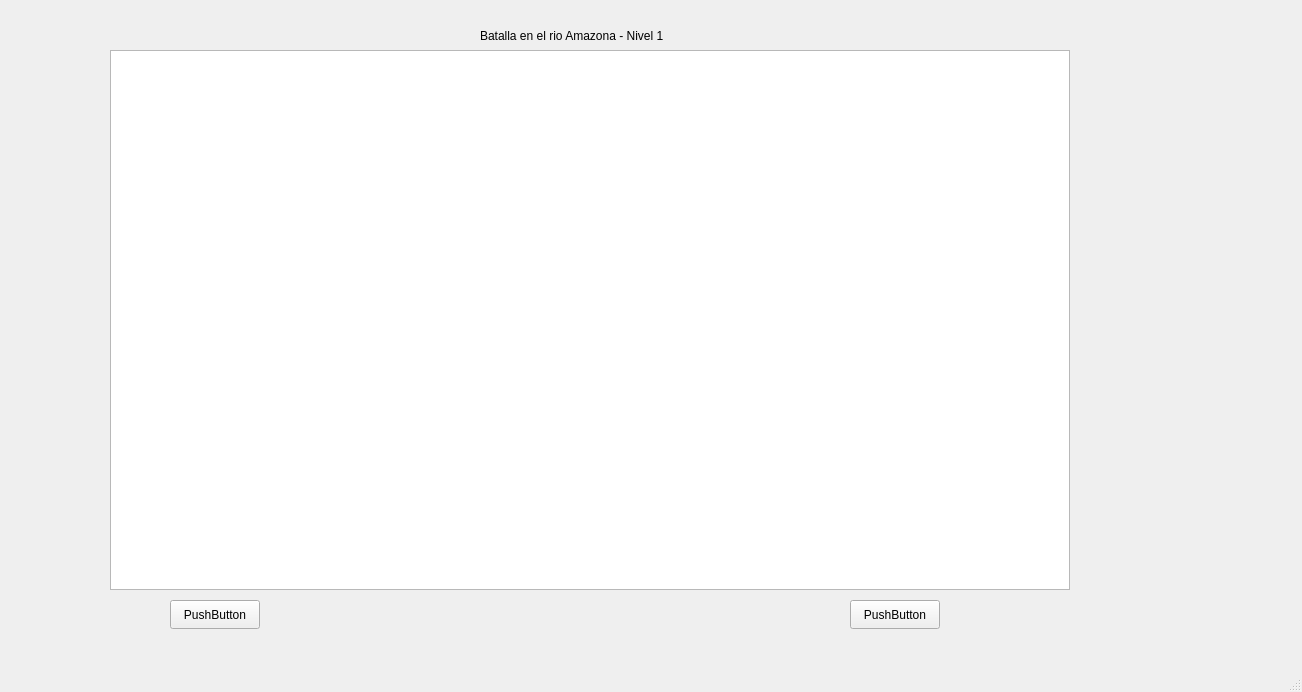
<?xml version="1.0" encoding="UTF-8"?>
<ui version="4.0">
 <class>MainWindow</class>
 <widget class="QMainWindow" name="MainWindow">
  <property name="geometry">
   <rect>
    <x>0</x>
    <y>0</y>
    <width>1302</width>
    <height>692</height>
   </rect>
  </property>
  <property name="windowTitle">
   <string>MainWindow</string>
  </property>
  <widget class="QWidget" name="centralwidget">
   <widget class="QPushButton" name="pushButton_2">
    <property name="geometry">
     <rect>
      <x>170</x>
      <y>600</y>
      <width>90</width>
      <height>29</height>
     </rect>
    </property>
    <property name="text">
     <string>PushButton</string>
    </property>
   </widget>
   <widget class="QLabel" name="label">
    <property name="geometry">
     <rect>
      <x>480</x>
      <y>10</y>
      <width>241</width>
      <height>51</height>
     </rect>
    </property>
    <property name="minimumSize">
     <size>
      <width>241</width>
      <height>51</height>
     </size>
    </property>
    <property name="text">
     <string>Batalla en el rio Amazona - Nivel 1 </string>
    </property>
   </widget>
   <widget class="GameWidget" name="vistajuego">
    <property name="geometry">
     <rect>
      <x>110</x>
      <y>50</y>
      <width>960</width>
      <height>540</height>
     </rect>
    </property>
    <property name="minimumSize">
     <size>
      <width>960</width>
      <height>540</height>
     </size>
    </property>
   </widget>
   <widget class="QWidget" name="widget" native="true">
    <property name="geometry">
     <rect>
      <x>360</x>
      <y>450</y>
      <width>120</width>
      <height>80</height>
     </rect>
    </property>
   </widget>
   <widget class="QWidget" name="widget_2" native="true">
    <property name="geometry">
     <rect>
      <x>620</x>
      <y>370</y>
      <width>120</width>
      <height>80</height>
     </rect>
    </property>
   </widget>
   <widget class="QPushButton" name="pushButton">
    <property name="geometry">
     <rect>
      <x>850</x>
      <y>600</y>
      <width>90</width>
      <height>29</height>
     </rect>
    </property>
    <property name="text">
     <string>PushButton</string>
    </property>
   </widget>
  </widget>
  <widget class="QMenuBar" name="menubar">
   <property name="geometry">
    <rect>
     <x>0</x>
     <y>0</y>
     <width>1302</width>
     <height>25</height>
    </rect>
   </property>
  </widget>
  <widget class="QStatusBar" name="statusbar"/>
 </widget>
 <customwidgets>
  <customwidget>
   <class>GameWidget</class>
   <extends>QGraphicsView</extends>
   <header>gamewidget.h</header>
  </customwidget>
 </customwidgets>
 <resources/>
 <connections/>
</ui>
